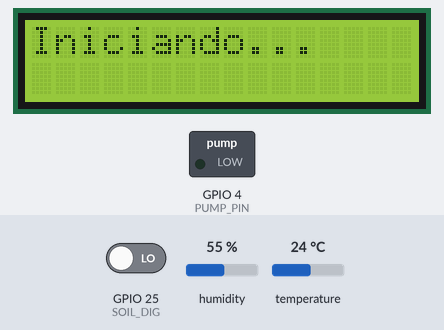
The sketch below on a simulated ESP32. On the bench: 16×2 character LCD, switched loads named in the sketch (green lamp = pin HIGH). The inputs (shaded band) are chosen by the test bench; at power-on: GPIO 25 (SOIL_DIG) LOW, humidity 55 %, temperature 24 °C. What the sketch prints to the serial monitor is not drawn.

Above: at 0.1 s.
At 2.4 s:
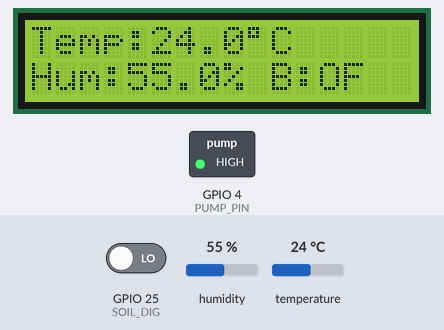
2.5 s: GPIO 25 (SOIL_DIG) driven HIGH
At 4.7 s:
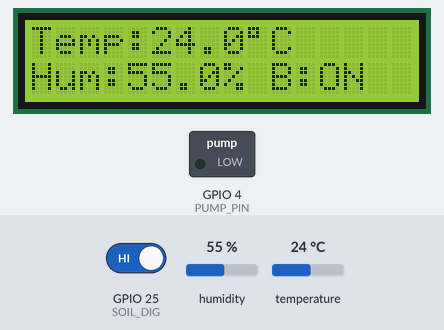
Timing chart, 0 to 6.2 s (numbered marks = the images above; inputs shaded):
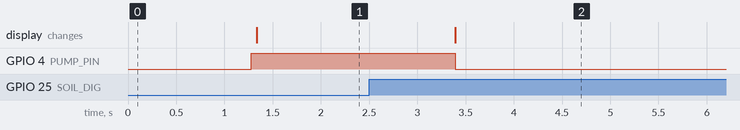

Measured:
- after the input at 2.5 s, GPIO 4 (PUMP_PIN): HIGH → LOW after 0.89 s; the display: changes after 0.89 s (image 2)

The sketch:

Codigo.ino
```cpp
#include <Wire.h>
#include <LiquidCrystal_I2C.h>
#include "DHT.h"

// ---------- Configura aquí ----------
#define PIN_DHT    2          // GPIO del DHT (DHT11/DHT22). Nota: en ESP32 el GPIO2 es "strapping"; si da lata, usa 15.
#define TIPO_DHT   DHT11      // Cambia a DHT22 si ese es tu sensor

#define SDA_PIN    21         // I2C ESP32
#define SCL_PIN    22
#define I2C_ADDR   0x27       // Si no ves nada, prueba 0x3F

#define SOIL_DIG   25         // D0 del módulo de humedad de suelo (LM393)
#define PUMP_PIN    4         // IN del relé/bomba
#define RELAY_ACTIVE_LOW 1    // 1 si tu relé se activa en LOW (común), 0 si en HIGH

// Tiempos de riego cuando está seco
const unsigned long TIEMPO_ON_MS  = 8000;
const unsigned long TIEMPO_OFF_MS = 1000;  // pausa tras riego

// ---------- Objetos ----------
LiquidCrystal_I2C lcd(I2C_ADDR, 16, 2);
DHT dht(PIN_DHT, TIPO_DHT);

// ---------- Utilidad ----------
inline void releWrite(bool on) {
#if RELAY_ACTIVE_LOW
  digitalWrite(PUMP_PIN, on ? LOW : HIGH);
#else
  digitalWrite(PUMP_PIN, on ? HIGH : LOW);
#endif
}

void setup() {
  Serial.begin(115200);

  // I2C y LCD
  Wire.begin(SDA_PIN, SCL_PIN);
  lcd.init();
  lcd.backlight();
  lcd.setCursor(0,0);
  lcd.print("Iniciando...");
  delay(1200);
  lcd.clear();

  // DHT
  dht.begin();

  // Suelo y bomba
  pinMode(SOIL_DIG, INPUT);
  pinMode(PUMP_PIN, OUTPUT);
  releWrite(false);  // bomba apagada
}

void loop() {
  // ----- Lectura DHT -----
  float h = dht.readHumidity();
  float t = dht.readTemperature();  // °C

  // ----- Lectura suelo (digital) -----
  int estadoSuelo = digitalRead(SOIL_DIG); // HIGH=seco, LOW=húmedo (típico LM393)
  bool sueloSeco = (estadoSuelo == HIGH);

  // ----- Mostrar en LCD / Serial -----
  if (isnan(h) || isnan(t)) {
    lcd.setCursor(0,0); lcd.print("Error sensor     ");
    lcd.setCursor(0,1); lcd.print("DHT invalido     ");
    Serial.println("Lectura DHT invalida");
  } else {
    lcd.setCursor(0,0);
    lcd.print("Temp:");
    lcd.print(t, 1);
    lcd.print((char)223);
    lcd.print("C   ");

    lcd.setCursor(0,1);
    lcd.print("Hum:");
    lcd.print(h, 1);
    lcd.print("% ");
    lcd.print(sueloSeco ? "Seco " : "Hum. ");

    Serial.print("Temperatura: ");
    Serial.print(t, 1);
    Serial.print(" °C | Humedad: ");
    Serial.print(h, 1);
    Serial.print(" % | Suelo: ");
    Serial.println(sueloSeco ? "SECO" : "HUMEDO");
  }

  // ----- Lógica bomba -----
  if (sueloSeco) {
    Serial.println("Suelo seco -> Encendiendo bomba...");
    lcd.setCursor(10,1); lcd.print("B:ON");
    releWrite(true);
    delay(TIEMPO_ON_MS);

    releWrite(false);
    lcd.setCursor(10,1); lcd.print("B:OF");
    Serial.println("Bomba apagada.");
    delay(TIEMPO_OFF_MS);
  } else {
    // Suelo húmedo: mantener apagada
    releWrite(false);
    lcd.setCursor(10,1); lcd.print("B:OF");
    delay(2000); // refresco normal
  }
}
```
